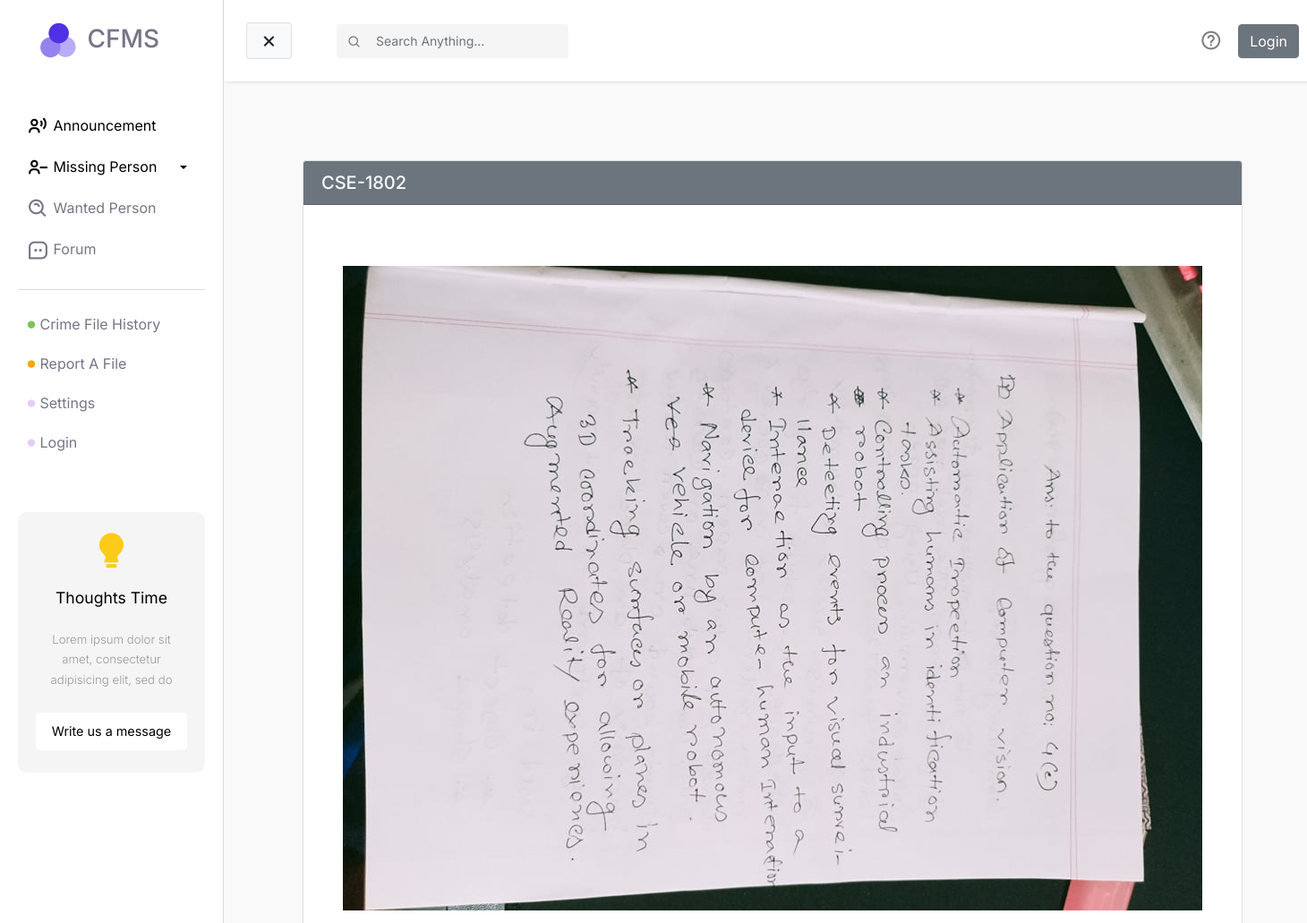
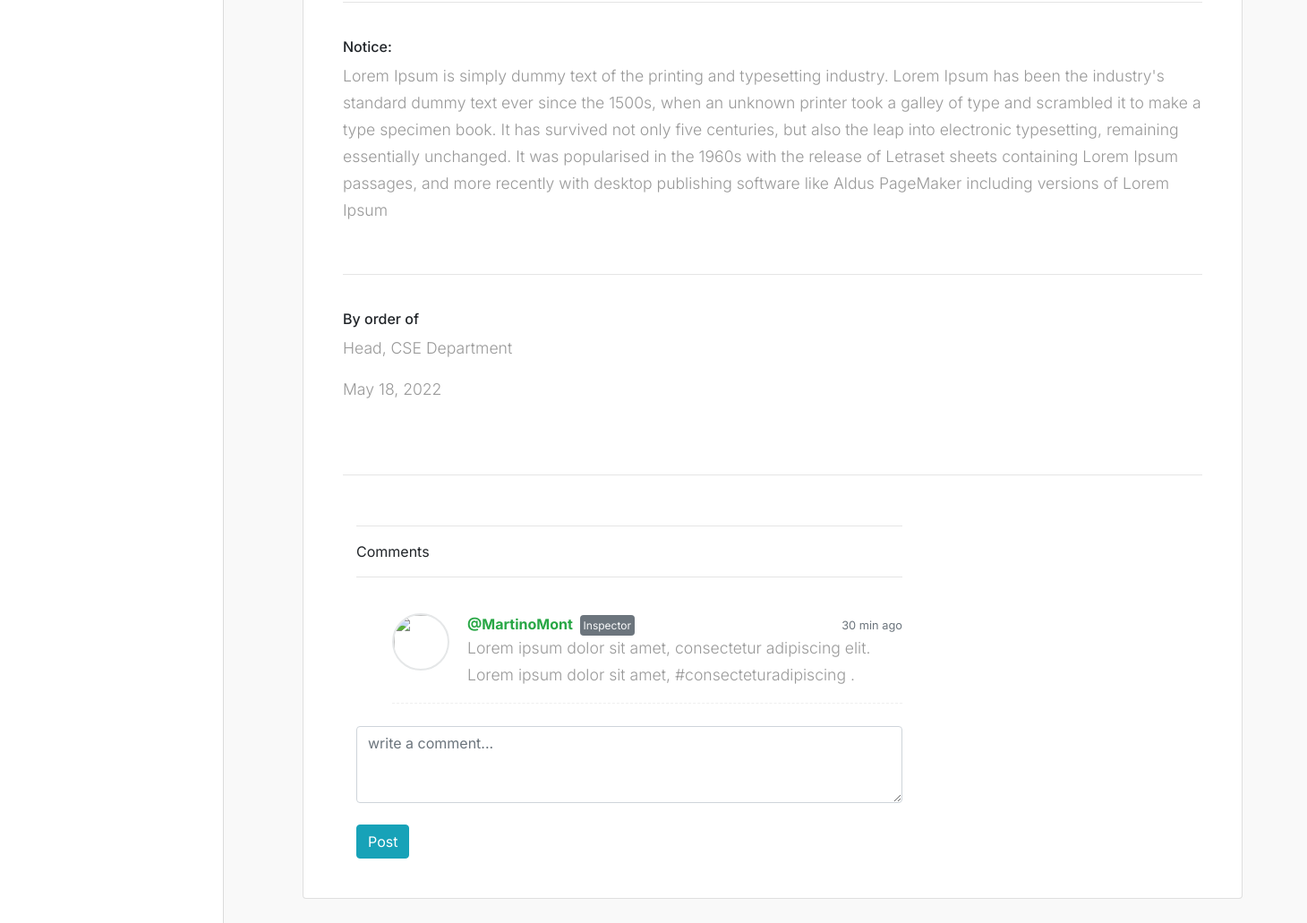
The app's page /announcement/1/ with its own data (2 pictures, top to bottom).
### announcement/models.py (models this page shows)
class Announcement(models.Model):
    user = models.ForeignKey(settings.AUTH_USER_MODEL, on_delete=models.PROTECT)
    noticeId = models.CharField(max_length=255)
    title = models.CharField(max_length=255)
    date = models.DateField(auto_now_add=True)
    image = models.ImageField(upload_to='announcement', null=True)
    description = models.TextField()
    authority = models.CharField(max_length=255)

### announcement/views.py (the view)
# urls.py: path('<int:id>/', views.singleNoticeView, name="singleNoticeView"),
def singleNoticeView(request, id):
    try:
        file = Announcement.objects.get(pk=id)
    except Announcement.DoesNotExist:
        raise Http404("File does not exist")
    context = {
        'file': file
    }
    return render(request, 'notice-det.html', context)

### templates/notice-det.html (shortened to what this page needs)
{% extends "base.html" %} {% load static %} {% block css %}
<link rel="stylesheet" href="{% static 'css/single-file/style.css' %}" />
{% endblock %} {% block main %}
<div class="card m-5">
  <h5 class="card-header text-light bg-secondary">
    {{ file.noticeId|capfirst }}
  </h5>
  <div class="card-body m-4">
    <br />
    <img src="{{file.image.url}}" alt="" />
    <br />
    <hr />
    <br />
    <h6>Notice:</h6>
    <p class="card-text">{{ file.description|capfirst }}</p>
    <br />
    <hr />
    <br />
    <h6>By order of</h6>
    <p class="card-text">{{ file.authority|capfirst }}</p>
    <p class="card-text">{{ file.date | date }}</p>
    <br />
    <br />
    <hr />
    <br />
    <div class="container">
      <div class="row bootstrap snippets bootdeys">
        <div class="col-md-8 col-sm-12">
          <div class="comment-wrapper">
            <div class="panel panel-info">
              <hr />
              <div class="panel-heading">Comments</div>
              <hr />
              <br />
              <div class="panel-body">
                <ul class="media-list">
                  <li class="media">
                    <a href="#" class="pull-left">
                      <img
                        src="https://bootdey.com/img/Content/user_1.jpg"
                        alt=""
                        class="img-circle"
                      />
                    </a>
                    <div class="media-body">
                      <span class="text-muted float-right">
                        <small class="text-muted">30 min ago</small>
                      </span>
                      <strong class="text-success"
                        >@MartinoMont
                        <small
                          class="user-title bg-secondary text-light p-1 rounded ml-1"
                          >Inspector</small
                        ></strong
                      >
                      <p>
                        Lorem ipsum dolor sit amet, consectetur adipiscing elit.
                        Lorem ipsum dolor sit amet,
                        <a href="#">#consecteturadipiscing </a>.
                      </p>
                    </div>
                  </li>
                </ul>
                <textarea
                  class="form-control"
                  placeholder="write a comment..."
                  rows="3"
                ></textarea>
                <br />
                <button type="button" class="btn btn-info pull-right">
                  Post
                </button>
              </div>
            </div>
          </div>
        </div>
      </div>
    </div>
  </div>
</div>
{% endblock %}

### static/css/base.css (style rules this page uses)
body { font-family: "Inter", sans-serif; background-color: #fff; }
p { font-family: "Inter", sans-serif; font-size: 1.1em; font-weight: 300; line-height: 1.7em; color: #999; }
a, a:hover, a:focus { color: inherit; text-decoration: none; transition: all 0.3s; }

### static/css/single-file/style.css (style rules this page uses)
.comment-wrapper .panel-body { max-height: 650px; overflow: auto; }
.comment-wrapper .panel-body .media-list .media { border-bottom: 1px dashed #efefef; margin-bottom: 25px; }
.comment-wrapper .panel-body .media-list .media .pull-left { margin-right: 20px; }
.comment-wrapper .panel-body .media-list .media .pull-left img { width: 64px; height: 64px; border: 2px solid #e5e7e8; border-radius: 50%; }
.comment-wrapper .panel-body .media-list .media .user-title { font-size: 12px; }

### records on screen
Announcement: noticeId "CSE-1802", image (picture), description "Lorem Ipsum is simply dummy text of the printing and typesetting industry. Lorem Ipsum has been the industry's standard dummy text ever since the 1500s, when an unknown printer took a galley of type and scrambled it to make a type specimen book. It has survived not only five centuries, but also the leap into electronic typesetting, remaining essentially unchanged. It was popularised in the 1960s with the release of Letraset sheets containing Lorem Ipsum passages, and more recently with desktop publishing software like Aldus PageMaker including versions of Lorem Ipsum", authority "Head, CSE Department", date "May 18, 2022"
